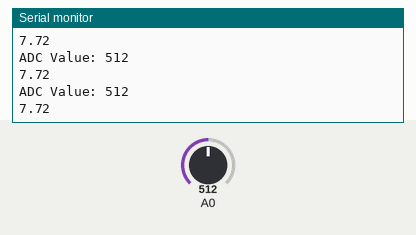
This sketch was run on a simulated ESP8266 (NodeMCU). On the bench: the last lines printed to the serial monitor. The inputs (shaded band) are chosen by the test bench; at power-on: A0 = 512.

Above: at 1.2 s.
1.3 s: A0 set to 716
At 1.71 s:
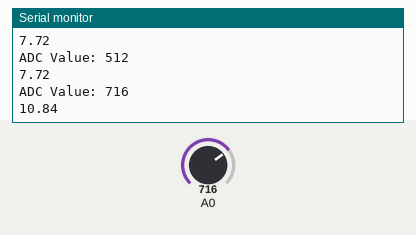
2.8 s: A0 set to 900
At 2.91 s:
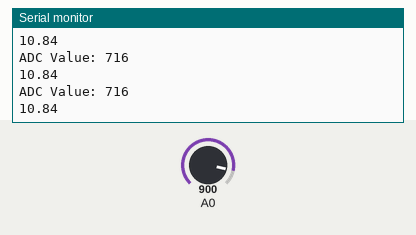
Timing chart, 0 to 5.8 s (numbered marks = the images above; inputs shaded):
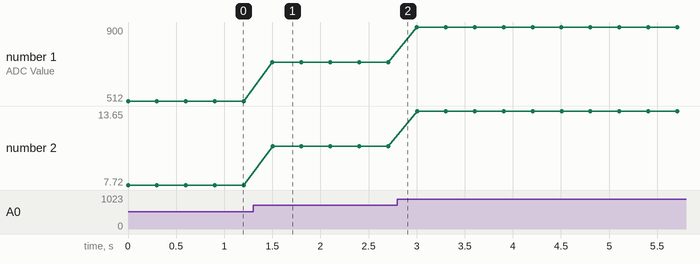

Measured:
- after the input at 1.3 s, the serial monitor: prints a new line after 0.20 s (image 1)
- plotted number 1: 512 → 716 after the input at 1.3 s, 716 → 900 after the input at 2.8 s
- plotted number 2: 7.72 → 10.84 after the input at 1.3 s, 10.84 → 13.65 after the input at 2.8 s

The sketch:

esp8266_ADC_1.ino
```cpp
#include "Arduino.h"

void setup() {
  Serial.begin(9600);
}
float HighestVoltage=15.55;
float DATA2=0;//暫存實際電壓
int ActualVoltage=0;//暫存電壓解析度

int LowestValue=7;//可測得解析度最低值校正
int HighestResolution=1024;//系統預設最高解析度

int ActualResolution=HighestResolution-LowestValue;//計算用實際解析度(無須修改)
void loop() {
  Serial.print("ADC Value: ");
  Serial.println(analogRead(A0));//打印出目前讀到的解析度

  ActualVoltage=analogRead(A0)-LowestValue;//最低可測解析度校正計算
  DATA2=HighestVoltage/ActualResolution*ActualVoltage;//實地電壓換算

  Serial.println(DATA2);

  delay(300);
}
```

sloeber.ino.cpp
```cpp
#ifdef __IN_ECLIPSE__
//This is a automatic generated file
//Please do not modify this file
//If you touch this file your change will be overwritten during the next build
//This file has been generated on 2021-06-01 11:02:08

#include "Arduino.h"
#include "Arduino.h"

void setup() ;
void loop() ;

#include "esp8266_ADC_1.ino"


#endif
```
